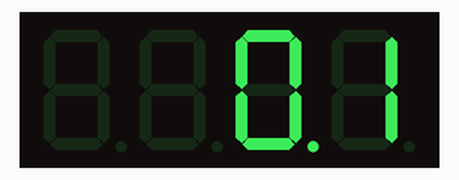
A sketch run on a simulated Arduino Uno, built with avr-gcc and run on an emulated ATmega328P. Parts: 4-digit seven-segment display.

Above: at 0.05 s.
At 5.05 s:
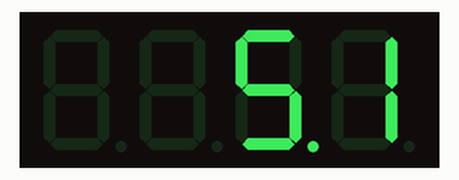
At 9.95 s:
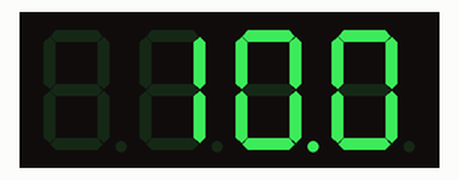
At 19.95 s:
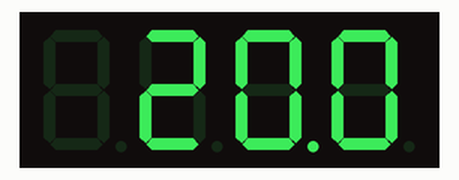
At 29.95 s:
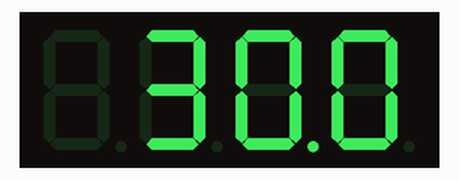
At 39.95 s:
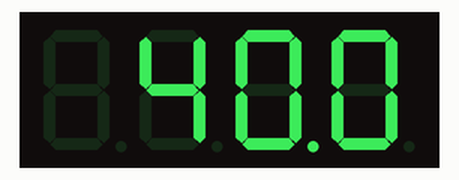

The sketch:

kronometre.ino
```cpp
#include "SevSeg.h"

SevSeg sevseg;

void setup() {
  byte numDigits = 4;
  byte digitPins[] = {13, 12, 11, 10};
  byte segmentPins[] = {9, 2, 3, 5, 6, 8, 7, 4};
  bool resistorsOnSegments = false;
  byte hardwareConfig = COMMON_CATHODE;
  bool updateWithDelays = false;
  bool leadingZeros = false;
  sevseg.begin(hardwareConfig, numDigits, digitPins, segmentPins, resistorsOnSegments, updateWithDelays, leadingZeros);
  sevseg.setBrightness(90);
}

void loop() {
  static unsigned long timer = millis();
  static int salise = 0;
  if(millis() >= timer){
    salise++; timer += 100; if(salise > 9999) salise = 0;
    sevseg.setNumber(salise, 1);
  }
  sevseg.refreshDisplay();
}
```
